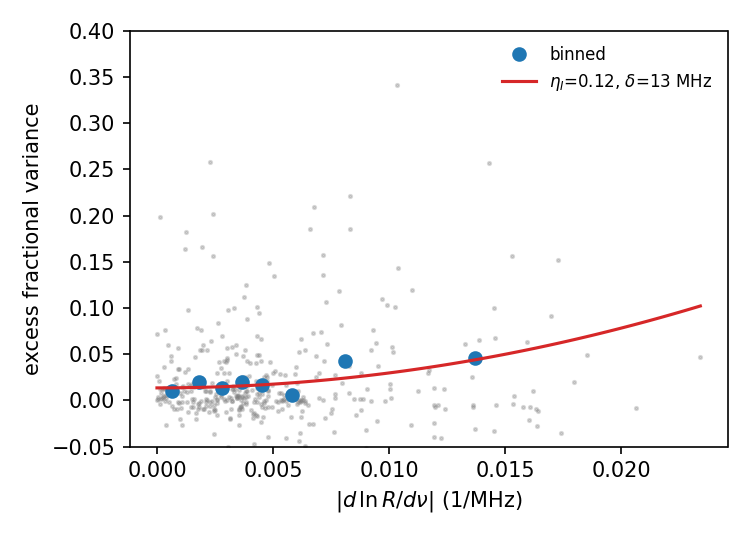

Write the Python code that produced this figure.
"""Intensity noise or line (energy/frequency) jitter? Model-free test.

For each scan, rates per (pass, 20 MHz cell) after a per-pass scale are compared with the mean over
passes at the same cell. Intensity noise adds a fractional variance eta_I^2 everywhere; a line jitter
of sd delta adds delta^2 (d ln R / dx)^2, i.e. only on the flanks. Fit
    excess fractional variance = eta_I^2 + delta^2 * (d ln R/dx)^2
over cells with enough signal. Writes flank_noise.json.
"""
import json, sys
from pathlib import Path
import numpy as np
REPO = r"C:\Users\EMALAB\Documents\Jackson\CREMA-Analysis"; sys.path.insert(0, REPO)
import matplotlib; matplotlib.use("Agg")
import matplotlib.pyplot as plt
import quick_isotope_shift as qis, rate_spectrum as rs
from dwell_noise import CASES, base

HERE = Path(__file__).resolve().parent
CELL = 20.0
out = {}
pool_x, pool_y, pool_w = [], [], []
for lab, path, gate in CASES:
    mass = qis.SULFUR_MASSES_U[lab]
    spec, _ = qis._prepare_cut_file_for_label(lab, [Path(path)], options=base, per_isotope_tof_gates={lab: gate})
    inp = rs._fit_inputs(spec, mass, base)
    x, n, e = inp["fx"], inp["fn"], inp["fe"]
    cell = np.floor(x / CELL).astype(int)
    passes = np.unique(spec.group_pass)
    cells = np.unique(cell)
    N = np.zeros((passes.size, cells.size)); E = np.zeros_like(N)
    for i, p in enumerate(passes):
        m = spec.group_pass == p
        N[i] = np.bincount(np.searchsorted(cells, cell[m]), weights=n[m], minlength=cells.size)
        E[i] = np.bincount(np.searchsorted(cells, cell[m]), weights=e[m], minlength=cells.size)
    full = (E > 0).all(axis=0)
    N, E, xc = N[:, full], E[:, full], (cells[full] + 0.5) * CELL
    Rbar = N.sum(0) / E.sum(0)
    scale = (N.sum(1) / (E * Rbar).sum(1))[:, None]          # per-pass intensity
    mu = E * Rbar * scale
    # smooth log-derivative of the mean profile
    sm = np.convolve(Rbar, np.ones(3) / 3, mode="same")
    dlog = np.gradient(np.log(np.clip(sm, 1e-9, None)), xc)
    bg = np.percentile(Rbar, 10)
    sig_frac = np.clip((Rbar - bg) / Rbar, 0, 1)
    # excess fractional variance per cell (unbiased-ish: subtract Poisson, scale by k/(k-1))
    k = N.shape[0]
    frac = ((N - mu) ** 2 - N).sum(0) / (mu ** 2).sum(0) * k / (k - 1)
    use = (mu.mean(0) > 15) & (sig_frac > 0.5) & np.isfinite(dlog)
    X = np.c_[np.ones(use.sum()), dlog[use] ** 2]
    w = (mu.mean(0)[use]) ** 2 / (1 + mu.mean(0)[use] * 0.05)  # rough weights, high counts more precise
    coef, *_ = np.linalg.lstsq(X * np.sqrt(w)[:, None], frac[use] * np.sqrt(w), rcond=None)
    eta_I = float(np.sign(coef[0]) * np.sqrt(abs(coef[0])))
    delta = float(np.sign(coef[1]) * np.sqrt(abs(coef[1])))
    # flank vs peak comparison in plain numbers
    s = np.abs(dlog[use])
    lo, hi = s < np.percentile(s, 33), s > np.percentile(s, 67)
    fl = lambda m: float(np.sqrt(max(np.sum(w[m] * frac[use][m]) / np.sum(w[m]), 0)))
    out[Path(path).name] = dict(iso=lab, passes=int(k), eta_intensity=eta_I, delta_MHz=delta,
                                frac_sd_peak=fl(lo), frac_sd_flank=fl(hi),
                                dlog_peak=float(np.median(s[lo])), dlog_flank=float(np.median(s[hi])))
    pool_x += list(dlog[use] ** 2); pool_y += list(frac[use]); pool_w += list(w)
    print(f"{lab} {Path(path).name:26s} passes {k}: intensity eta {eta_I:+.3f}, line jitter delta {delta:+6.1f} MHz"
          f" | frac sd near peak {fl(lo):.3f} (|dlnR/dx| {np.median(s[lo]):.4f}/MHz) vs flanks {fl(hi):.3f}"
          f" ({np.median(s[hi]):.4f}/MHz)", flush=True)

px, py, pw = map(np.array, (pool_x, pool_y, pool_w))
X = np.c_[np.ones(px.size), px]
coef, *_ = np.linalg.lstsq(X * np.sqrt(pw)[:, None], py * np.sqrt(pw), rcond=None)
out["pooled"] = dict(eta_intensity=float(np.sqrt(max(coef[0], 0))), delta_MHz=float(np.sqrt(max(coef[1], 0))))
print(f"\npooled: intensity eta {out['pooled']['eta_intensity']:.3f}, line jitter delta {out['pooled']['delta_MHz']:.1f} MHz")
json.dump(out, open(HERE / "flank_noise.json", "w"), indent=1)

fig, ax = plt.subplots(figsize=(5, 3.6))
order = np.argsort(px)
bins = np.quantile(px, np.linspace(0, 1, 9))
idx = np.clip(np.digitize(px, bins) - 1, 0, 7)
bx = [np.sqrt(np.average(px[idx == i], weights=pw[idx == i])) for i in range(8)]
by = [np.average(py[idx == i], weights=pw[idx == i]) for i in range(8)]
ax.plot(np.sqrt(px), py, ".", ms=3, alpha=0.3, color="0.5")
ax.plot(bx, by, "o", color="C0", label="binned")
xx = np.linspace(0, np.sqrt(px.max()), 100)
ax.plot(xx, coef[0] + coef[1] * xx ** 2, "-", color="C3",
        label=f"$\\eta_I$={out['pooled']['eta_intensity']:.2f}, $\\delta$={out['pooled']['delta_MHz']:.0f} MHz")
ax.set_xlabel(r"$|d\,\ln R/d\nu|$ (1/MHz)"); ax.set_ylabel("excess fractional variance")
ax.set_ylim(-0.05, 0.4); ax.legend(frameon=False, fontsize=8)
fig.tight_layout(); fig.savefig(HERE / "flank_noise.png", dpi=150)
